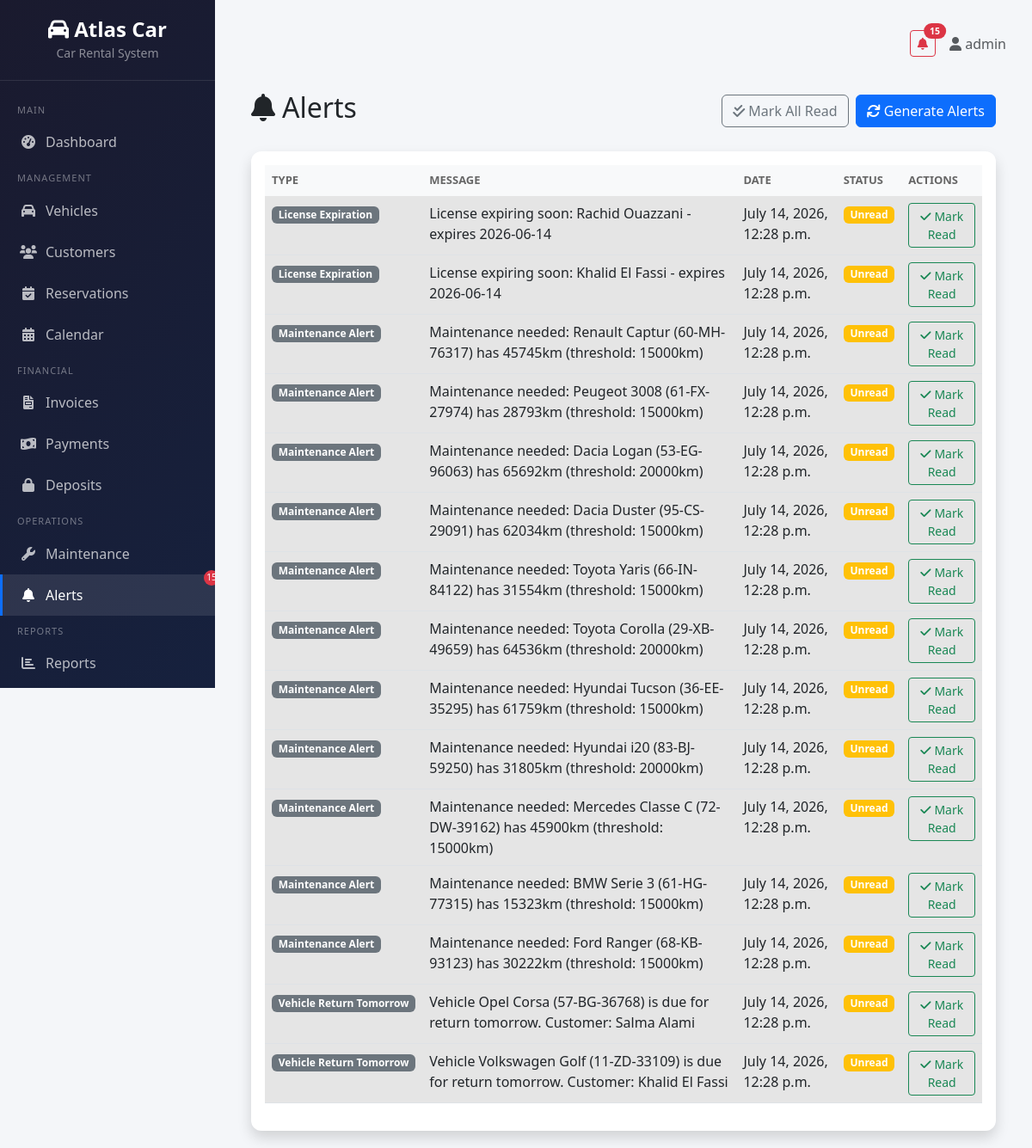
Screenshot of /alerts/ (signed in) with the database file from the repository.
### core/models.py (models this page shows, shortened)
class Alert(models.Model):
    ALERT_TYPES = [
        ('return_tomorrow', 'Vehicle Return Tomorrow'),
        ('late_return', 'Late Return'),
        ('maintenance', 'Maintenance Alert'),
        ('license_expiry', 'License Expiration'),
        ('deposit_return', 'Deposit Return Reminder'),
    ]
    alert_type = models.CharField(max_length=30, choices=ALERT_TYPES)
    message = models.TextField()
    is_read = models.BooleanField(default=False)
    vehicle = models.ForeignKey('vehicles.Vehicle', on_delete=models.CASCADE, null=True, blank=True)
    customer = models.ForeignKey('customers.Customer', on_delete=models.CASCADE, null=True, blank=True)
    reservation = models.ForeignKey('reservations.Reservation', on_delete=models.CASCADE, null=True, blank=True)
    created_at = models.DateTimeField(auto_now_add=True)
    class Meta:
        ordering = ['-created_at']

### alerts/views.py (the view)
# urls.py: path('', views.alert_list, name='alert_list'),
@login_required
def alert_list(request):
    alerts = Alert.objects.all()
    return render(request, 'alerts/alert_list.html', {'alerts': alerts})

### core/context_processors.py (called while the page is built)
def notifications_context(request):
    context = {}
    if request.user.is_authenticated:
        unread_alerts = Alert.objects.filter(is_read=False)
        context['unread_alerts_count'] = unread_alerts.count()
        context['unread_alerts'] = unread_alerts[:5]
    return context

### templates/alerts/alert_list.html
{% extends 'base.html' %}
{% block content %}
<div class="container-fluid">
    <div class="d-flex justify-content-between align-items-center mb-4">
        <h2><i class="fas fa-bell me-2"></i>Alerts</h2>
        <div>
            <a href="{% url 'alerts:alert_mark_all_read' %}" class="btn btn-outline-secondary me-1">
                <i class="fas fa-check-double me-1"></i>Mark All Read
            </a>
            <a href="{% url 'alerts:generate_alerts' %}" class="btn btn-primary">
                <i class="fas fa-sync me-1"></i>Generate Alerts
            </a>
        </div>
    </div>
    <div class="card shadow">
        <div class="card-body">
            <div class="table-responsive">
                <table class="table table-hover">
                    <thead class="table-light">
                        <tr>
                            <th>Type</th>
                            <th>Message</th>
                            <th>Date</th>
                            <th>Status</th>
                            <th>Actions</th>
                        </tr>
                    </thead>
                    <tbody>
                        {% for alert in alerts %}
                        <tr class="{% if not alert.is_read %}table-active{% endif %}">
                            <td><span class="badge bg-secondary">{{ alert.get_alert_type_display }}</span></td>
                            <td>{{ alert.message }}</td>
                            <td>{{ alert.created_at }}</td>
                            <td>
                                {% if alert.is_read %}
                                <span class="badge bg-success">Read</span>
                                {% else %}
                                <span class="badge bg-warning">Unread</span>
                                {% endif %}
                            </td>
                            <td>
                                {% if not alert.is_read %}
                                <a href="{% url 'alerts:alert_mark_read' alert.pk %}" class="btn btn-sm btn-outline-success">
                                    <i class="fas fa-check me-1"></i>Mark Read
                                </a>
                                {% endif %}
                            </td>
                        </tr>
                        {% empty %}
                        <tr>
                            <td colspan="5" class="text-center text-muted">No alerts.</td>
                        </tr>
                        {% endfor %}
                    </tbody>
                </table>
            </div>
        </div>
    </div>
</div>
{% endblock %}

### templates/base.html (shortened to what this page needs)
{% load static %}
<!DOCTYPE html>
<html lang="en">
<head>
    <link href="https://cdn.jsdelivr.net/npm/bootstrap@5.3.0/dist/css/bootstrap.min.css" rel="stylesheet">
    <link href="https://cdnjs.cloudflare.com/ajax/libs/font-awesome/6.0.0/css/all.min.css" rel="stylesheet">
</head>
<body>
    {% if user.is_authenticated %}
    <div class="sidebar">
        <div class="brand">
            <h4><i class="fas fa-car"></i> Atlas Car</h4>
            <small style="color: rgba(255,255,255,0.5);">Car Rental System</small>
        </div>
        <nav class="mt-3">
            <div class="nav-section">Main</div>
            <a href="{% url 'dashboard:home' %}" class="nav-link {% if request.resolver_match.url_name == 'home' %}active{% endif %}">
                <i class="fas fa-tachometer-alt"></i> Dashboard
            </a>
            <div class="nav-section">Management</div>
            <a href="{% url 'vehicles:vehicle_list' %}" class="nav-link {% if 'vehicle' in request.path %}active{% endif %}">
                <i class="fas fa-car"></i> Vehicles
            </a>
            <a href="{% url 'customers:customer_list' %}" class="nav-link {% if 'customer' in request.path %}active{% endif %}">
                <i class="fas fa-users"></i> Customers
            </a>
            <a href="{% url 'reservations:reservation_list' %}" class="nav-link {% if 'reservation' in request.path %}active{% endif %}">
                <i class="fas fa-calendar-check"></i> Reservations
            </a>
            <a href="{% url 'reservations:reservation_calendar' %}" class="nav-link {% if 'calendar' in request.path %}active{% endif %}">
                <i class="fas fa-calendar-alt"></i> Calendar
            </a>
            <div class="nav-section">Financial</div>
            <a href="{% url 'invoices:invoice_list' %}" class="nav-link {% if 'invoice' in request.path %}active{% endif %}">
                <i class="fas fa-file-invoice"></i> Invoices
            </a>
            <a href="{% url 'payments:payment_list' %}" class="nav-link {% if 'payment' in request.path and 'deposit' not in request.path %}active{% endif %}">
                <i class="fas fa-money-bill-wave"></i> Payments
            </a>
            <a href="{% url 'payments:deposit_list' %}" class="nav-link {% if 'deposit' in request.path %}active{% endif %}">
                <i class="fas fa-lock"></i> Deposits
            </a>
            <div class="nav-section">Operations</div>
            <a href="{% url 'maintenance:maintenance_list' %}" class="nav-link {% if 'maintenance' in request.path %}active{% endif %}">
                <i class="fas fa-wrench"></i> Maintenance
            </a>
            <a href="{% url 'alerts:alert_list' %}" class="nav-link {% if 'alert' in request.path %}active{% endif %}" style="position:relative;">
                <i class="fas fa-bell"></i> Alerts
                {% if unread_alerts_count %}<span class="alert-badge">{{ unread_alerts_count }}</span>{% endif %}
            </a>
            <div class="nav-section">Reports</div>
            <a href="{% url 'reports:reports_index' %}" class="nav-link {% if 'report' in request.path %}active{% endif %}">
                <i class="fas fa-chart-bar"></i> Reports
            </a>
            <div class="nav-section">Account</div>
        </nav>
    </div>
    {% endif %}
    <div class="main-content">
        {% if user.is_authenticated %}
        <div class="top-bar">
            <div class="d-flex align-items-center gap-3">
                {% if unread_alerts_count %}
                <a href="{% url 'alerts:alert_list' %}" class="btn btn-outline-danger btn-sm position-relative">
                    <i class="fas fa-bell"></i>
                    <span class="position-absolute top-0 start-100 translate-middle badge rounded-pill bg-danger">
                        {{ unread_alerts_count }}
                    </span>
                </a>
                {% endif %}
                <span class="text-muted">
                    <i class="fas fa-user"></i> {{ user.get_full_name|default:user.username }}
                </span>
            </div>
        </div>
        {% endif %}
        {% block content %}{% endblock %}
    </div>
</body>
</html>

### templates/base.html (style rules this page uses)
:root { --sidebar-width: 250px; --primary-color: #0d6efd; }
body { font-family: 'Segoe UI', Tahoma, Geneva, Verdana, sans-serif; background: #f4f6f9; }
.sidebar { position: fixed; top: 0; left: 0; height: 100vh; width: var(--sidebar-width); background: linear-gradient(135deg, #1a1a2e, #16213e); color: #fff; overflow-y: auto; z-index: 1000; transition: all 0.3s; }
.sidebar .brand { padding: 20px; text-align: center; border-bottom: 1px solid rgba(255,255,255,0.1); }
.sidebar .brand h4 { margin: 0; color: #fff; font-weight: 700; }
.sidebar .nav-link { color: rgba(255,255,255,0.7); padding: 12px 20px; display: flex; align-items: center; gap: 10px; transition: all 0.3s; border-left: 3px solid transparent; }
.sidebar .nav-link:hover, .sidebar .nav-link.active { color: #fff; background: rgba(255,255,255,0.1); border-left-color: var(--primary-color); }
.sidebar .nav-link i { width: 20px; text-align: center; }
.sidebar .nav-section { padding: 10px 20px 5px; font-size: 11px; text-transform: uppercase; color: rgba(255,255,255,0.4); letter-spacing: 1px; }
.main-content { margin-left: var(--sidebar-width); padding: 20px 30px; min-height: 100vh; }
.top-bar { display: flex; justify-content: space-between; align-items: center; margin-bottom: 25px; padding: 15px 0; }
.card { border: none; border-radius: 12px; box-shadow: 0 2px 10px rgba(0,0,0,0.08); transition: transform 0.2s; }
.table th { background: #f8f9fa; border: none; font-weight: 600; font-size: 13px; text-transform: uppercase; color: #666; }
.alert-badge { position: absolute; top: -5px; right: -5px; background: #dc3545; color: white; border-radius: 50%; width: 18px; height: 18px; font-size: 10px; display: flex; align-items: center; justify-content: center; }

### rows the page displays
Alert: alert_type "License Expiration", message "License expiring soon: Rachid Ouazzani - expires 2026-06-14", created_at "July 14, 2026, 12:28 p.m.", is_read "Unread"
Alert: alert_type "License Expiration", message "License expiring soon: Khalid El Fassi - expires 2026-06-14", created_at "July 14, 2026, 12:28 p.m.", is_read "Unread"
Alert: alert_type "Maintenance Alert", message "Maintenance needed: Renault Captur (60-MH-76317) has 45745km (threshold: 15000km)", created_at "July 14, 2026, 12:28 p.m.", is_read "Unread"
Alert: alert_type "Maintenance Alert", message "Maintenance needed: Peugeot 3008 (61-FX-27974) has 28793km (threshold: 15000km)", created_at "July 14, 2026, 12:28 p.m.", is_read "Unread"
Alert: alert_type "Maintenance Alert", message "Maintenance needed: Dacia Logan (53-EG-96063) has 65692km (threshold: 20000km)", created_at "July 14, 2026, 12:28 p.m.", is_read "Unread"
Alert: alert_type "Maintenance Alert", message "Maintenance needed: Dacia Duster (95-CS-29091) has 62034km (threshold: 15000km)", created_at "July 14, 2026, 12:28 p.m.", is_read "Unread"
Alert: alert_type "Maintenance Alert", message "Maintenance needed: Toyota Yaris (66-IN-84122) has 31554km (threshold: 15000km)", created_at "July 14, 2026, 12:28 p.m.", is_read "Unread"
Alert: alert_type "Maintenance Alert", message "Maintenance needed: Toyota Corolla (29-XB-49659) has 64536km (threshold: 20000km)", created_at "July 14, 2026, 12:28 p.m.", is_read "Unread"
Alert: alert_type "Maintenance Alert", message "Maintenance needed: Hyundai Tucson (36-EE-35295) has 61759km (threshold: 15000km)", created_at "July 14, 2026, 12:28 p.m.", is_read "Unread"
Alert: alert_type "Maintenance Alert", message "Maintenance needed: Hyundai i20 (83-BJ-59250) has 31805km (threshold: 20000km)", created_at "July 14, 2026, 12:28 p.m.", is_read "Unread"
Alert: alert_type "Maintenance Alert", message "Maintenance needed: Mercedes Classe C (72-DW-39162) has 45900km (threshold: 15000km)", created_at "July 14, 2026, 12:28 p.m.", is_read "Unread"
Alert: alert_type "Maintenance Alert", message "Maintenance needed: BMW Serie 3 (61-HG-77315) has 15323km (threshold: 15000km)", created_at "July 14, 2026, 12:28 p.m.", is_read "Unread"
Alert: alert_type "Maintenance Alert", message "Maintenance needed: Ford Ranger (68-KB-93123) has 30222km (threshold: 15000km)", created_at "July 14, 2026, 12:28 p.m.", is_read "Unread"
Alert: alert_type "Vehicle Return Tomorrow", message "Vehicle Opel Corsa (57-BG-36768) is due for return tomorrow. Customer: Salma Alami", created_at "July 14, 2026, 12:28 p.m.", is_read "Unread"
Alert: alert_type "Vehicle Return Tomorrow", message "Vehicle Volkswagen Golf (11-ZD-33109) is due for return tomorrow. Customer: Khalid El Fassi", created_at "July 14, 2026, 12:28 p.m.", is_read "Unread"

### other values shown
{{ unread_alerts_count }} "15"
{{ user.get_full_name|default:user.username }} "admin"
